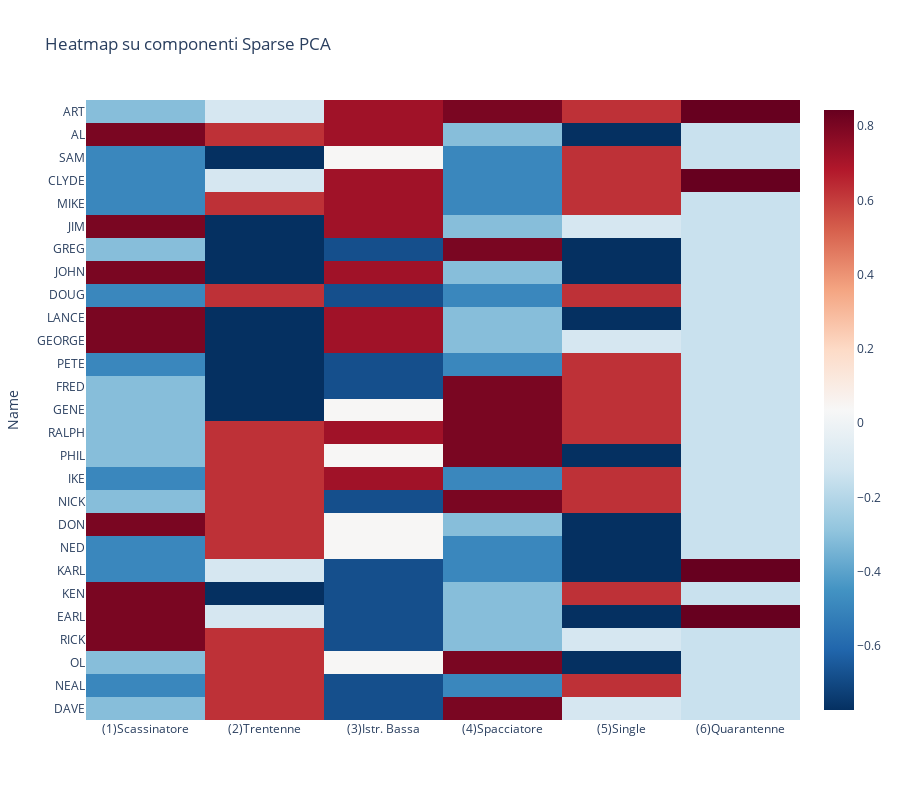

Notebook cell for this chart:
### Code cell
title = "Heatmap su componenti Sparse PCA"
fig  = px.imshow(df_spca[df_spca.columns[:-1]],color_continuous_scale='RdBu_r',aspect='Auto',title = title,height=800)
fig.write_html(title+".html")
fig.show()

### Figure 1 — Plotly figure (JSON) as saved in the notebook; plotly's stock layout.template omitted (floating-point values rounded to 4 significant figures; data arrays with more than 128 entries replaced by an {"elided": "..."} marker saying what was removed)
{"data": [{"coloraxis": "coloraxis", "hovertemplate": "x: %{x}<br>Name: %{y}<br>color: %{z}<extra></extra>", "name": "0", "type": "heatmap", "x": ["(1)Scassinatore", "(2)Trentenne", "(3)Istr. Bassa", "(4)Spacciatore", "(5)Single", "(6)Quarantenne"], "xaxis": "x", "y": ["ART", "AL", "SAM", "CLYDE", "MIKE", "JIM", "GREG", "JOHN", "DOUG", "LANCE", "GEORGE", "PETE", "FRED", "GENE", "RALPH", "PHIL", "IKE", "NICK", "DON", "NED", "KARL", "KEN", "EARL", "RICK", "OL", "NEAL", "DAVE"], "yaxis": "y", "z": {"elided": "27x6 float values"}}], "layout": {"coloraxis": {"colorscale": [[0, "rgb(5,48,97)"], [0.1, "rgb(33,102,172)"], [0.2, "rgb(67,147,195)"], [0.3, "rgb(146,197,222)"], [0.4, "rgb(209,229,240)"], [0.5, "rgb(247,247,247)"], [0.6, "rgb(253,219,199)"], [0.7, "rgb(244,165,130)"], [0.8, "rgb(214,96,77)"], [0.9, "rgb(178,24,43)"], [1, "rgb(103,0,31)"]]}, "height": 800, "title": {"text": "Heatmap su componenti Sparse PCA"}, "xaxis": {"anchor": "y", "domain": [0, 1]}, "yaxis": {"anchor": "x", "autorange": "reversed", "domain": [0, 1], "title": {"text": "Name"}}}}
